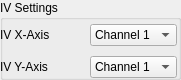
         <widget class="QGroupBox" name="groupBox_2">
          <property name="geometry">
           <rect>
            <x>460</x>
            <y>0</y>
            <width>181</width>
            <height>80</height>
           </rect>
          </property>
          <property name="title">
           <string>IV Settings</string>
          </property>
          <widget class="QWidget" name="gridLayoutWidget_4">
           <property name="geometry">
            <rect>
             <x>0</x>
             <y>20</y>
             <width>177</width>
             <height>62</height>
            </rect>
           </property>
           <layout class="QGridLayout" name="gridLayout_13">
            <item row="0" column="1">
             <widget class="QComboBox" name="IVxaxis">
              <item>
               <property name="text">
                <string>Channel 1</string>
               </property>
              </item>
              <item>
               <property name="text">
                <string>Channel 2</string>
               </property>
              </item>
             </widget>
            </item>
            <item row="0" column="0">
             <widget class="QLabel" name="label_8">
              <property name="text">
               <string>IV X-Axis</string>
              </property>
             </widget>
            </item>
            <item row="1" column="0">
             <widget class="QLabel" name="label_13">
              <property name="text">
               <string>IV Y-Axis</string>
              </property>
             </widget>
            </item>
            <item row="1" column="1">
             <widget class="QComboBox" name="IVyaxis">
              <property name="currentText">
               <string>Channel 1</string>
              </property>
              <item>
               <property name="text">
                <string>Channel 1</string>
               </property>
              </item>
              <item>
               <property name="text">
                <string>Channel 2</string>
               </property>
              </item>
             </widget>
            </item>
           </layout>
          </widget>
         </widget>
